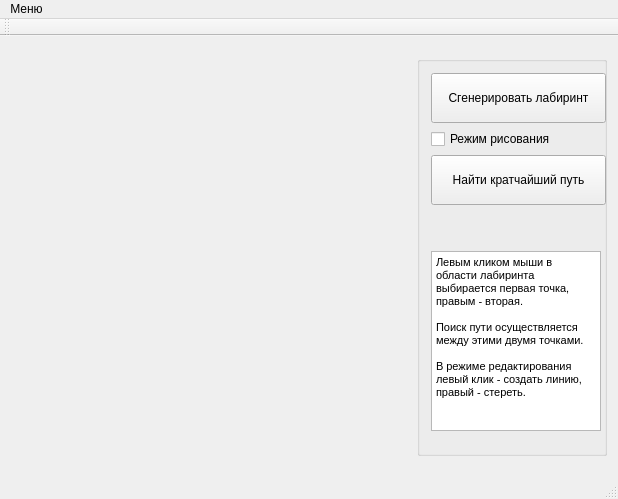
<?xml version="1.0" encoding="UTF-8"?>
<ui version="4.0">
 <class>MainWindow</class>
 <widget class="QMainWindow" name="MainWindow">
  <property name="geometry">
   <rect>
    <x>0</x>
    <y>0</y>
    <width>614</width>
    <height>499</height>
   </rect>
  </property>
  <property name="windowTitle">
   <string>Лабиринт</string>
  </property>
  <widget class="QWidget" name="centralWidget">
   <layout class="QFormLayout" name="formLayout">
    <item row="0" column="0">
     <widget class="Maze" name="widget_maze" native="true">
      <property name="sizePolicy">
       <sizepolicy hsizetype="Fixed" vsizetype="Fixed">
        <horstretch>0</horstretch>
        <verstretch>0</verstretch>
       </sizepolicy>
      </property>
      <property name="minimumSize">
       <size>
        <width>400</width>
        <height>400</height>
       </size>
      </property>
     </widget>
    </item>
    <item row="0" column="1">
     <widget class="QGroupBox" name="groupBox">
      <property name="maximumSize">
       <size>
        <width>190</width>
        <height>500</height>
       </size>
      </property>
      <property name="title">
       <string/>
      </property>
      <layout class="QVBoxLayout" name="verticalLayout">
       <item>
        <widget class="QPushButton" name="pushButton_generate">
         <property name="sizePolicy">
          <sizepolicy hsizetype="Fixed" vsizetype="Fixed">
           <horstretch>0</horstretch>
           <verstretch>0</verstretch>
          </sizepolicy>
         </property>
         <property name="minimumSize">
          <size>
           <width>175</width>
           <height>50</height>
          </size>
         </property>
         <property name="maximumSize">
          <size>
           <width>16777215</width>
           <height>16777215</height>
          </size>
         </property>
         <property name="baseSize">
          <size>
           <width>0</width>
           <height>0</height>
          </size>
         </property>
         <property name="text">
          <string>Сгенерировать лабиринт</string>
         </property>
         <property name="icon">
          <iconset resource="rc.qrc">
           <normaloff>:/img/generate.png</normaloff>:/img/generate.png</iconset>
         </property>
         <property name="iconSize">
          <size>
           <width>32</width>
           <height>32</height>
          </size>
         </property>
        </widget>
       </item>
       <item>
        <widget class="QCheckBox" name="checkBox_paintingMode">
         <property name="text">
          <string>Режим рисования</string>
         </property>
        </widget>
       </item>
       <item>
        <widget class="QPushButton" name="pushButton_search">
         <property name="sizePolicy">
          <sizepolicy hsizetype="Fixed" vsizetype="Fixed">
           <horstretch>0</horstretch>
           <verstretch>0</verstretch>
          </sizepolicy>
         </property>
         <property name="minimumSize">
          <size>
           <width>175</width>
           <height>50</height>
          </size>
         </property>
         <property name="toolTip">
          <string>&lt;html&gt;&lt;head/&gt;&lt;body&gt;&lt;p&gt;Используется алгоритм волновой трассировки (алгоритм Ли).&lt;/p&gt;&lt;/body&gt;&lt;/html&gt;</string>
         </property>
         <property name="text">
          <string>Найти кратчайший путь</string>
         </property>
         <property name="icon">
          <iconset resource="rc.qrc">
           <normaloff>:/img/find.png</normaloff>:/img/find.png</iconset>
         </property>
         <property name="iconSize">
          <size>
           <width>32</width>
           <height>32</height>
          </size>
         </property>
        </widget>
       </item>
       <item>
        <widget class="QTextEdit" name="textEdit">
         <property name="sizePolicy">
          <sizepolicy hsizetype="Fixed" vsizetype="Fixed">
           <horstretch>0</horstretch>
           <verstretch>0</verstretch>
          </sizepolicy>
         </property>
         <property name="minimumSize">
          <size>
           <width>170</width>
           <height>180</height>
          </size>
         </property>
         <property name="maximumSize">
          <size>
           <width>175</width>
           <height>100</height>
          </size>
         </property>
         <property name="baseSize">
          <size>
           <width>0</width>
           <height>0</height>
          </size>
         </property>
         <property name="readOnly">
          <bool>true</bool>
         </property>
         <property name="html">
          <string>&lt;!DOCTYPE HTML PUBLIC &quot;-//W3C//DTD HTML 4.0//EN&quot; &quot;http://www.w3.org/TR/REC-html40/strict.dtd&quot;&gt;
&lt;html&gt;&lt;head&gt;&lt;meta name=&quot;qrichtext&quot; content=&quot;1&quot; /&gt;&lt;style type=&quot;text/css&quot;&gt;
p, li { white-space: pre-wrap; }
&lt;/style&gt;&lt;/head&gt;&lt;body style=&quot; font-family:'MS Shell Dlg 2'; font-size:8.25pt; font-weight:400; font-style:normal;&quot;&gt;
&lt;p style=&quot; margin-top:0px; margin-bottom:0px; margin-left:0px; margin-right:0px; -qt-block-indent:0; text-indent:0px;&quot;&gt;&lt;span style=&quot; font-size:8pt;&quot;&gt;Левым кликом мыши в области лабиринта выбирается первая точка, правым - вторая.&lt;br /&gt;&lt;/span&gt;&lt;/p&gt;
&lt;p style=&quot; margin-top:0px; margin-bottom:0px; margin-left:0px; margin-right:0px; -qt-block-indent:0; text-indent:0px;&quot;&gt;&lt;span style=&quot; font-size:8pt;&quot;&gt;Поиск пути осуществляется между этими двумя точками. &lt;/span&gt;&lt;/p&gt;
&lt;p style=&quot;-qt-paragraph-type:empty; margin-top:0px; margin-bottom:0px; margin-left:0px; margin-right:0px; -qt-block-indent:0; text-indent:0px; font-size:8pt;&quot;&gt;&lt;br /&gt;&lt;/p&gt;
&lt;p style=&quot; margin-top:0px; margin-bottom:0px; margin-left:0px; margin-right:0px; -qt-block-indent:0; text-indent:0px;&quot;&gt;&lt;span style=&quot; font-size:8pt;&quot;&gt;В режиме редактирования левый клик - создать линию, правый - стереть.&lt;/span&gt;&lt;/p&gt;&lt;/body&gt;&lt;/html&gt;</string>
         </property>
         <property name="overwriteMode">
          <bool>false</bool>
         </property>
        </widget>
       </item>
       <item>
        <spacer name="verticalSpacer">
         <property name="orientation">
          <enum>Qt::Vertical</enum>
         </property>
         <property name="sizeHint" stdset="0">
          <size>
           <width>20</width>
           <height>40</height>
          </size>
         </property>
        </spacer>
       </item>
      </layout>
     </widget>
    </item>
   </layout>
  </widget>
  <widget class="QMenuBar" name="menuBar">
   <property name="geometry">
    <rect>
     <x>0</x>
     <y>0</y>
     <width>614</width>
     <height>20</height>
    </rect>
   </property>
   <widget class="QMenu" name="menu">
    <property name="title">
     <string>Меню</string>
    </property>
    <addaction name="separator"/>
   </widget>
   <addaction name="menu"/>
  </widget>
  <widget class="QToolBar" name="mainToolBar">
   <attribute name="toolBarArea">
    <enum>TopToolBarArea</enum>
   </attribute>
   <attribute name="toolBarBreak">
    <bool>false</bool>
   </attribute>
  </widget>
  <widget class="QStatusBar" name="statusBar"/>
 </widget>
 <layoutdefault spacing="6" margin="11"/>
 <customwidgets>
  <customwidget>
   <class>Maze</class>
   <extends>QWidget</extends>
   <header>maze.h</header>
   <container>1</container>
  </customwidget>
 </customwidgets>
 <resources>
  <include location="rc.qrc"/>
 </resources>
 <connections/>
</ui>
